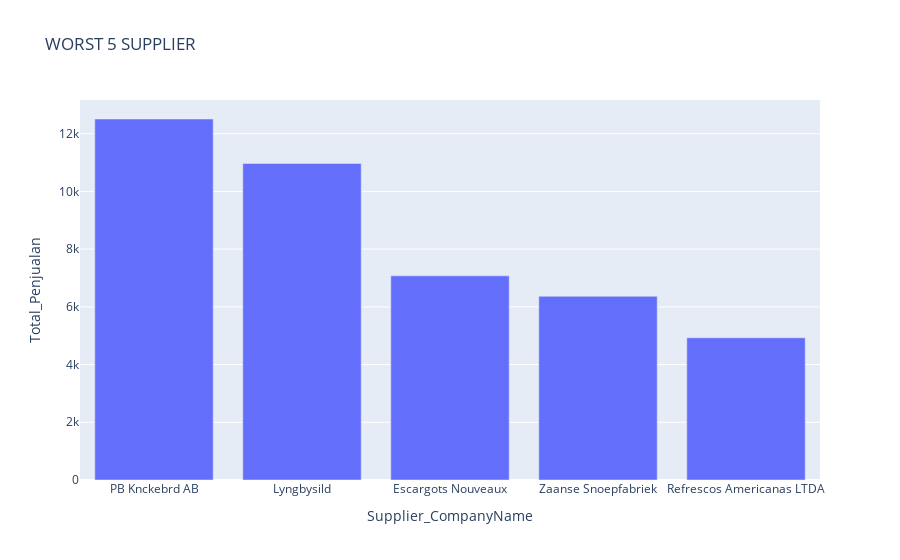

Notebook cell for this chart:
### Code cell
# Membuat Grafik Worst 5 Supplier

fig = px.bar(supplier_worst_5, x='Supplier_CompanyName', y='Total_Penjualan',
            title = 'WORST 5 SUPPLIER')
fig.show()

### Figure 1 — Plotly figure (JSON) as saved in the notebook; plotly's stock layout.template omitted (floating-point values rounded to 4 significant figures)
{"data": [{"alignmentgroup": "True", "hovertemplate": "Supplier_CompanyName=%{x}<br>Total_Penjualan=%{y}<extra></extra>", "legendgroup": "", "marker": {"color": "#636efa", "pattern": {"shape": ""}}, "name": "", "offsetgroup": "", "orientation": "v", "showlegend": false, "textposition": "auto", "type": "bar", "x": ["PB Knckebrd AB", "Lyngbysild", "Escargots Nouveaux", "Zaanse Snoepfabriek", "Refrescos Americanas LTDA"], "xaxis": "x", "y": [12510, 10970, 7076.0, 6367, 4928.0], "yaxis": "y"}], "layout": {"autosize": true, "barmode": "relative", "legend": {"tracegroupgap": 0}, "title": {"text": "WORST 5 SUPPLIER"}, "xaxis": {"anchor": "y", "autorange": true, "domain": [0, 1], "range": [-0.5, 4.5], "title": {"text": "Supplier_CompanyName"}, "type": "category"}, "yaxis": {"anchor": "x", "autorange": true, "domain": [0, 1], "range": [0, 13170.0], "title": {"text": "Total_Penjualan"}, "type": "linear"}}}
